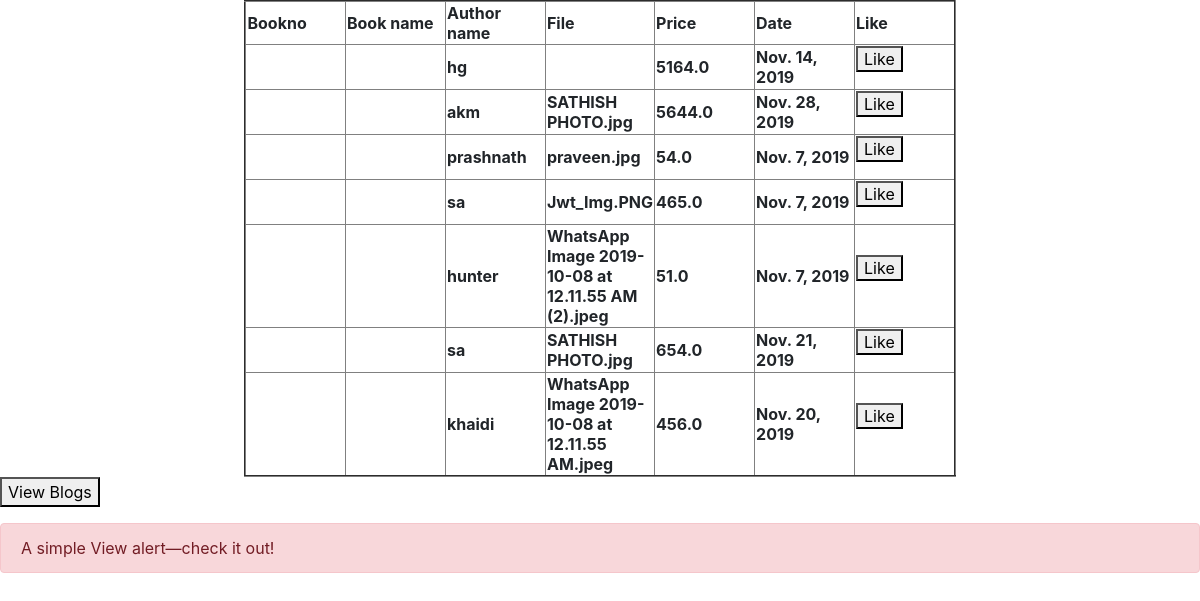
The page /savess/ on the database its author committed.
### blogapp1/models.py (models this page shows)
class Showdata(models.Model):
    bookno=models.IntegerField(primary_key=True)
    name=models.CharField(max_length=30)
    author=models.CharField(max_length=30)
    file=models.FilePathField()
    price=models.FloatField(max_length=20)
    date=models.DateField()

### blogapp1/views.py (the view)
# urls.py: path('savess/',views.savess,name='savess'),
def savess(request):
    user=Showdata.objects.all()
    return render(request,"blog/show.html",{'messsa':user})

### templates/blog/show.html (shortened to what this page needs)
<html>
    <body>
        <table align="center" border="2">
            <tr>
                <th width="100">Bookno</th>
                <th width="100">Book name</th>
                <th width="100">Author name</th>
                <th width="100">File</th>
                <th width="100">Price</th>
                                <th width="100">Date</th>
                                <th width="100">Like</th>
            </tr>
            {% for x in messsa %}
                <tr>
                    <th height="30">{{ messsa.bookno}}</th>
                    <th>{{ messsa.bookname }}</th>
                    <th>{{ x.author }}</th>
                <th>{{ x.file }}</th>
                    <th>{{ x.price }}</th>
                    <th>{{ x.date }}</th>
                    <th>
                        <form action="" method="post">
                        <button type="submit">Like</button>
                        </form>
                    </th>
            {% endfor %}
        </table>
    </body>
</html>
<html>
<body>
    <form action="/welcome/" method="post">
<table align="center" bgcolor="yellow">
<button type="submit">View Blogs</button>
    </table>
</form>
<html lang="en">
  <head>
    <link rel="stylesheet" href="https://stackpath.bootstrapcdn.com/bootstrap/4.3.1/css/bootstrap.min.css">
  </head>
  <body><div class="alert alert-danger" role="alert">
  A simple View alert—check it out!
</div>
  </body>
</html>

### rows shown on the page
Showdata: author "hg", price "5164.0", date "Nov. 14, 2019"
Showdata: author "akm", file "SATHISH PHOTO.jpg", price "5644.0", date "Nov. 28, 2019"
Showdata: author "prashnath", file "praveen.jpg", price "54.0", date "Nov. 7, 2019"
Showdata: author "sa", file "Jwt_Img.PNG", price "465.0", date "Nov. 7, 2019"
Showdata: author "hunter", file "WhatsApp Image 2019-10-08 at 12.11.55 AM (2).jpeg", price "51.0", date "Nov. 7, 2019"
Showdata: author "sa", file "SATHISH PHOTO.jpg", price "654.0", date "Nov. 21, 2019"
Showdata: author "khaidi", file "WhatsApp Image 2019-10-08 at 12.11.55 AM.jpeg", price "456.0", date "Nov. 20, 2019"
